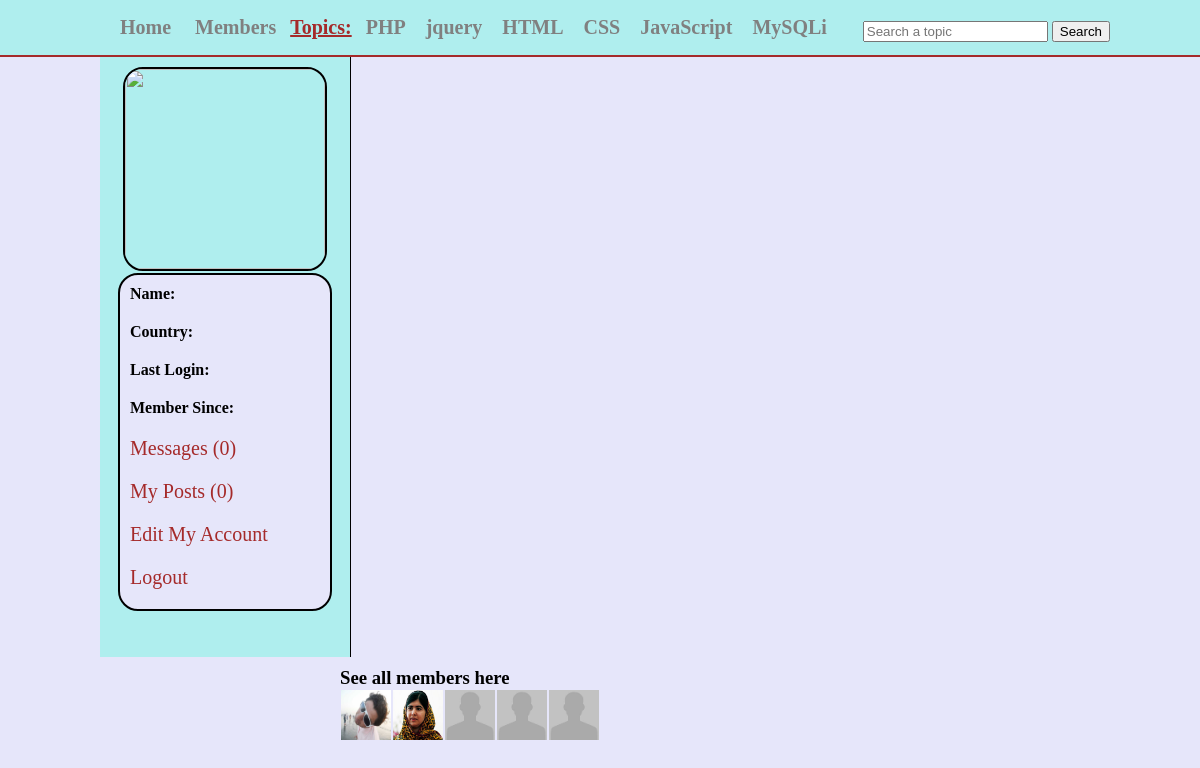
Page /social_network/members.php on the committed database.
### tables this page shows
CREATE TABLE IF NOT EXISTS `topics` (
  `topic_id` int(11) NOT NULL AUTO_INCREMENT,
  `topic_name` varchar(255) NOT NULL,
  PRIMARY KEY (`topic_id`)
);

CREATE TABLE IF NOT EXISTS `users` (
  `user_id` int(11) NOT NULL AUTO_INCREMENT,
  `user_name` varchar(255) NOT NULL,
  `user_pass` varchar(255) NOT NULL,
  `user_email` varchar(255) NOT NULL,
  `user_country` text NOT NULL,
  `user_gender` text NOT NULL,
  `user_birthday` text NOT NULL,
  `user_image` text NOT NULL,
  `user_reg_date` text NOT NULL,
  `user_last_login` text NOT NULL,
  `status` text NOT NULL,
  `ver_code` int(100) NOT NULL,
  `posts` text NOT NULL,
  PRIMARY KEY (`user_id`)
);

### social_network/members.php (the view, shortened to what this page needs)
<!DOCTYPE html>
<?php
include("functions/functions.php");
?>
<html>
	<head>
	<link rel="stylesheet" href="styles/home_style.css" media="all"/>
	</head>
<body>
	<div class="container">
		<div id="head_wrap">
			<div id="header">
				<ul id="menu">
					<li><a href="home.php">Home</a></li>
					<li><a href="members.php">Members</a></li>
					<strong>Topics:</strong>
					<?php
					$get_topics = "select * from topics";
					$run_topics = mysqli_query($con,$get_topics);
					while($row=mysqli_fetch_array($run_topics)){
						$topic_id = $row['topic_id'];
						$topic_name = $row['topic_name'];
					echo "<li><a href='topic.php?topic=$topic_id'>$topic_name</a></li>";
					}
					?>
				</ul>
				<form method="get" action="results.php" id="form1">
					<input type="text" name="user_query" placeholder="Search a topic"/>
					<input type="submit" name="search" value="Search"/>
				</form>
			</div>
		</div>
			<div class="content">
			<div id="user_timeline">
				<div id="user_details">
					<?php
					$user = $_SESSION['user_email'];
					$get_user = "select * from users where user_email='$user'";
					$run_user = mysqli_query($con,$get_user);
					$row=mysqli_fetch_array($run_user);
					$user_id = $row['user_id'];
					$user_name = $row['user_name'];
					$user_country = $row['user_country'];
					$user_image = $row['user_image'];
					$register_date = $row['user_reg_date'];
					$last_login = $row['user_last_login'];
					$user_posts = "select * from posts where user_id='$user_id'";
					$run_posts = mysqli_query($con,$user_posts);
					$posts = mysqli_num_rows($run_posts);
					$sel_msg = "select * from messages where receiver='$user_id' AND status='unread' ORDER by 1 DESC";
					$run_msg = mysqli_query($con,$sel_msg);
					$count_msg = mysqli_num_rows($run_msg);
					echo "
						<center>
						<img src='users/$user_image' width='200' height='200'/>
						</center>
						<div id='user_mention'>
						<p><strong>Name:</strong> $user_name</p>
						<p><strong>Country:</strong> $user_country</p>
						<p><strong>Last Login:</strong> $last_login</p>
						<p><strong>Member Since:</strong> $register_date</p>
						<p><a href='my_messages.php?inbox&u_id=$user_id'>Messages ($count_msg)</a></p>
						<p><a href='my_posts.php?u_id=$user_id'>My Posts ($posts)</a></p>
						<p><a href='edit_profile.php?u_id=$user_id'>Edit My Account</a></p>
						<p><a href='logout.php'>Logout</a></p>
						</div>
					";
					?>
					</div>
				</div>
			</div>
				<div id="content_timeline">
						<h3>See all members here</h3>
						<?php members();?>
				</div>
		</div>
</body>
</html>

### social_network/functions/functions.php (shortened to what this page needs)
<?php
$con = mysqli_connect("localhost","qwerk","51525354","SOCIALJERSY") or die("Connection was not established");
	function members(){
		global $con;
		$user = "select * from users";
		$run_user = mysqli_query($con,$user);
		while ($row_user=mysqli_fetch_array($run_user)){
		$user_id = $row_user['user_id'];
		$user_name = $row_user['user_name'];
		$user_image = $row_user['user_image'];
		echo "
		<span>
		<a href='user_profile.php?u_id=$user_id'>
		<img src='users/$user_image' width='50' height='50' title='$user_name' style='float:left; margin:1px;'/>
		</a>
		</span>
		";
	}
	}
?>

### social_network/styles/home_style.css (style rules this page uses)
html, body, div, span, applet, object, iframe, h1, h2, h3, h4, h5, h6, p, blockquote, pre, a, abbr, acronym, address, big, cite, code, del, dfn, em, img, ins, kbd, q, s, samp, small, strike, strong, sub, sup, tt, var, b, u, i, center, dl, dt, dd, ol, ul, li, fieldset, form, label, legend, table, caption, tbody, tfoot, thead, tr, th, td, article, aside, canvas, details, embed, figure, figcaption, footer, header, hgroup, menu, nav, output, ruby, section, summary, time, mark, audio, video { margin: 0; padding: 0; border: 0; }
body { background-color:#E6E6FA; }
.container { margin:0; padding:0; background-color:#E6E6FA; }
#head_wrap { width:100%; height:35px; margin:0 auto; border-bottom:2px solid brown; padding:10px; background:#AFEEEE; }
#header { margin:0 auto; width:1000px; height:35px; }
#menu { line-height:35px; padding:0; margin:0; float:left; }
#menu li { display:inline; list-style:none; }
#menu a { margin:5px; padding:5px; text-decoration:none; color:gray; font-size:20px; font-weight:bold; }
#menu strong { font-size:20px; text-decoration:underline; color:brown; }
#form1 { float:right; line-height:35px; padding-top:3px; }
.content { width:1000px; margin:0 auto; }
#user_timeline { background:#AFEEEE; width:250px; float:left; height:600px; border-right:1px solid black; }
#user_details { padding:10px; }
#user_details img { border:2px solid black; border-radius:20px; }
#user_details p { margin-bottom:10px; padding:5px; }
#user_details a { color:brown; font-size:20px; text-decoration:none; }
#user_mention { background:#E6E6FA; border:2px solid black; border-radius:20px; width:200px; margin:0 auto; padding:5px; }
#content_timeline { float:right; width:850px; padding:10px; }

### rows in the picture
topics: topic_name "PHP"
topics: topic_name "jquery"
topics: topic_name "HTML"
topics: topic_name "CSS"
topics: topic_name "JavaScript"
topics: topic_name "MySQLi"
users: user_image (picture)
users: user_image (picture)
users: user_image (placeholder picture)
users: user_image (placeholder picture)
users: user_image (placeholder picture)

### other values in the picture
$count_msg "0"
$posts "0"
